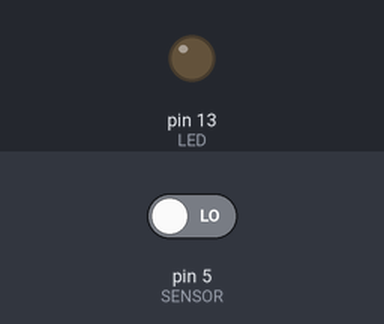
This sketch was run on a simulated Arduino Uno, built with avr-gcc and run on an emulated ATmega328P. Parts: output pins drawn as LEDs (lit = HIGH). Inputs (shaded band) come from the test bench; at power-on: pin 5 (SENSOR) LOW.

Above: at 1.2 s.
1.3 s: pin 5 (SENSOR) driven HIGH
At 1.6 s:
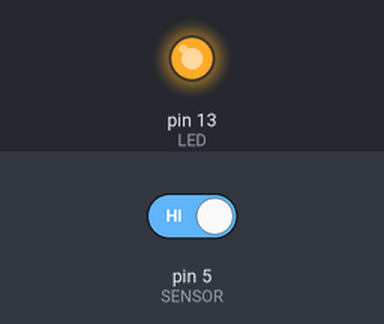
2.8 s: pin 5 (SENSOR) driven LOW
At 4.0 s:
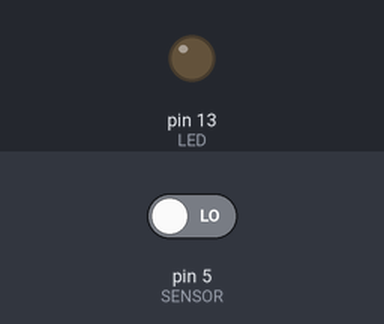
Timing chart, 0 to 5.8 s (numbered marks = the images above; inputs shaded):
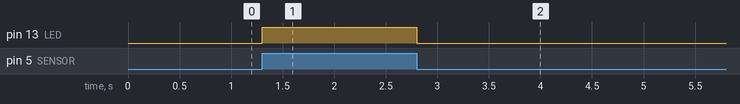

Measured:
- after the input at 1.3 s, pin 13 (LED): LOW → HIGH at once
- after the input at 2.8 s, pin 13 (LED): HIGH → LOW at once

The sketch:

small.ino
```cpp
#define SENSOR 5
#define LED 13

void setup()
{
    pinMode(SENSOR, INPUT);
    pinMode(LED, OUTPUT);
}

void loop()
{
    digitalWrite(LED, digitalRead(SENSOR));
}
```
